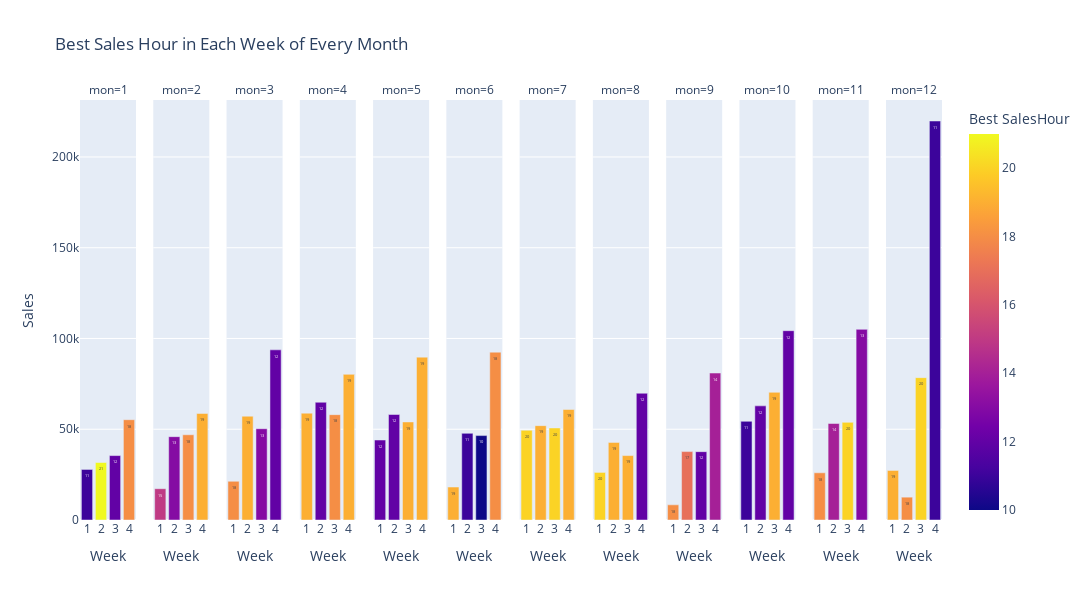

The notebook cell saved with this chart:
### Markdown cell above
##### Timeline of Day of the Week vs. Revenue

### Code cell
# Convert Week_of_Year into Week_of_Month (forcing a max of 4 weeks)
df['Week_of_Month'] = df.groupby(['Year', 'mon'])['Week_of_Year'].rank(method='dense').astype(int)

# If a month has a 5th week, merge it into the 4th week
df.loc[df['Week_of_Month'] > 4, 'Week_of_Month'] = 4  

# Group by Month, Week of Month, and Day of Week to get total Revenue (everyday sales calculation)
weekly_sales = df.groupby(['mon', 'Week_of_Month', 'Hour'], as_index=False)['Revenue'].sum()

# Find the Best Sales Day per Week (Day with highest revenue in each week)
best_sales_per_week = weekly_sales.loc[weekly_sales.groupby(['mon', 'Week_of_Month'])['Revenue'].idxmax()]
print(best_sales_per_week.head(15))

# Create a Bar Chart in Plotly
fig = px.bar(best_sales_per_week,x="Week_of_Month",y="Revenue",color="Hour",facet_col='mon',title="Best Sales Hour in Each Week of Every Month",
    labels={"Week_of_Month": "Week ", "Revenue": "Sales", "Hour": "Best SalesHour"},text="Hour",height=600,width=1100)
fig.show()

### Figure 1 — Plotly figure (JSON) as saved in the notebook; plotly's stock layout.template omitted (floating-point values rounded to 4 significant figures)
{"data": [{"alignmentgroup": "True", "hovertemplate": "mon=1<br>Week =%{x}<br>Sales=%{y}<br>Best SalesHour=%{marker.color}<extra></extra>", "legendgroup": "", "marker": {"color": [11, 21, 12, 18], "coloraxis": "coloraxis", "pattern": {"shape": ""}}, "name": "", "offsetgroup": "", "orientation": "v", "showlegend": false, "text": [11, 21, 12, 18], "textposition": "auto", "type": "bar", "x": [1, 2, 3, 4], "xaxis": "x", "y": [27850.0, 31670.0, 35480.0, 55260.0], "yaxis": "y"}, {"alignmentgroup": "True", "hovertemplate": "mon=2<br>Week =%{x}<br>Sales=%{y}<br>Best SalesHour=%{marker.color}<extra></extra>", "legendgroup": "", "marker": {"color": [15, 13, 18, 19], "coloraxis": "coloraxis", "pattern": {"shape": ""}}, "name": "", "offsetgroup": "", "orientation": "v", "showlegend": false, "text": [15, 13, 18, 19], "textposition": "auto", "type": "bar", "x": [1, 2, 3, 4], "xaxis": "x2", "y": [17240.0, 45910.0, 46940.0, 58690.0], "yaxis": "y2"}, {"alignmentgroup": "True", "hovertemplate": "mon=3<br>Week =%{x}<br>Sales=%{y}<br>Best SalesHour=%{marker.color}<extra></extra>", "legendgroup": "", "marker": {"color": [18, 19, 13, 12], "coloraxis": "coloraxis", "pattern": {"shape": ""}}, "name": "", "offsetgroup": "", "orientation": "v", "showlegend": false, "text": [18, 19, 13, 12], "textposition": "auto", "type": "bar", "x": [1, 2, 3, 4], "xaxis": "x3", "y": [21320.0, 57190.0, 50280.0, 93740.0], "yaxis": "y3"}, {"alignmentgroup": "True", "hovertemplate": "mon=4<br>Week =%{x}<br>Sales=%{y}<br>Best SalesHour=%{marker.color}<extra></extra>", "legendgroup": "", "marker": {"color": [19, 12, 18, 19], "coloraxis": "coloraxis", "pattern": {"shape": ""}}, "name": "", "offsetgroup": "", "orientation": "v", "showlegend": false, "text": [19, 12, 18, 19], "textposition": "auto", "type": "bar", "x": [1, 2, 3, 4], "xaxis": "x4", "y": [58860.0, 64870.0, 58030.0, 80230.0], "yaxis": "y4"}, {"alignmentgroup": "True", "hovertemplate": "mon=5<br>Week =%{x}<br>Sales=%{y}<br>Best SalesHour=%{marker.color}<extra></extra>", "legendgroup": "", "marker": {"color": [12, 12, 19, 19], "coloraxis": "coloraxis", "pattern": {"shape": ""}}, "name": "", "offsetgroup": "", "orientation": "v", "showlegend": false, "text": [12, 12, 19, 19], "textposition": "auto", "type": "bar", "x": [1, 2, 3, 4], "xaxis": "x5", "y": [44060.0, 58120.0, 54010.0, 89720.0], "yaxis": "y5"}, {"alignmentgroup": "True", "hovertemplate": "mon=6<br>Week =%{x}<br>Sales=%{y}<br>Best SalesHour=%{marker.color}<extra></extra>", "legendgroup": "", "marker": {"color": [19, 11, 10, 18], "coloraxis": "coloraxis", "pattern": {"shape": ""}}, "name": "", "offsetgroup": "", "orientation": "v", "showlegend": false, "text": [19, 11, 10, 18], "textposition": "auto", "type": "bar", "x": [1, 2, 3, 4], "xaxis": "x6", "y": [18160.0, 47750.0, 46500.0, 92450.0], "yaxis": "y6"}, {"alignmentgroup": "True", "hovertemplate": "mon=7<br>Week =%{x}<br>Sales=%{y}<br>Best SalesHour=%{marker.color}<extra></extra>", "legendgroup": "", "marker": {"color": [20, 19, 20, 19], "coloraxis": "coloraxis", "pattern": {"shape": ""}}, "name": "", "offsetgroup": "", "orientation": "v", "showlegend": false, "text": [20, 19, 20, 19], "textposition": "auto", "type": "bar", "x": [1, 2, 3, 4], "xaxis": "x7", "y": [49450.0, 51970.0, 50710.0, 60870.0], "yaxis": "y7"}, {"alignmentgroup": "True", "hovertemplate": "mon=8<br>Week =%{x}<br>Sales=%{y}<br>Best SalesHour=%{marker.color}<extra></extra>", "legendgroup": "", "marker": {"color": [20, 19, 19, 12], "coloraxis": "coloraxis", "pattern": {"shape": ""}}, "name": "", "offsetgroup": "", "orientation": "v", "showlegend": false, "text": [20, 19, 19, 12], "textposition": "auto", "type": "bar", "x": [1, 2, 3, 4], "xaxis": "x8", "y": [26210.0, 42720.0, 35490.0, 69830.0], "yaxis": "y8"}, {"alignmentgroup": "True", "hovertemplate": "mon=9<br>Week =%{x}<br>Sales=%{y}<br>Best SalesHour=%{marker.color}<extra></extra>", "legendgroup": "", "marker": {"color": [18, 17, 12, 14], "coloraxis": "coloraxis", "pattern": {"shape": ""}}, "name": "", "offsetgroup": "", "orientation": "v", "showlegend": false, "text": [18, 17, 12, 14], "textposition": "auto", "type": "bar", "x": [1, 2, 3, 4], "xaxis": "x9", "y": [8358.0, 37680.0, 37650.0, 80960.0], "yaxis": "y9"}, {"alignmentgroup": "True", "hovertemplate": "mon=10<br>Week =%{x}<br>Sales=%{y}<br>Best SalesHour=%{marker.color}<extra></extra>", "legendgroup": "", "marker": {"color": [11, 12, 19, 12], "coloraxis": "coloraxis", "pattern": {"shape": ""}}, "name": "", "offsetgroup": "", "orientation": "v", "showlegend": false, "text": [11, 12, 19, 12], "textposition": "auto", "type": "bar", "x": [1, 2, 3, 4], "xaxis": "x10", "y": [54370.0, 62870.0, 70350.0, 104300.0], "yaxis": "y10"}, {"alignmentgroup": "True", "hovertemplate": "mon=11<br>Week =%{x}<br>Sales=%{y}<br>Best SalesHour=%{marker.color}<extra></extra>", "legendgroup": "", "marker": {"color": [18, 14, 20, 13], "coloraxis": "coloraxis", "pattern": {"shape": ""}}, "name": "", "offsetgroup": "", "orientation": "v", "showlegend": false, "text": [18, 14, 20, 13], "textposition": "auto", "type": "bar", "x": [1, 2, 3, 4], "xaxis": "x11", "y": [26000.0, 53170.0, 53780.0, 105000.0], "yaxis": "y11"}, {"alignmentgroup": "True", "hovertemplate": "mon=12<br>Week =%{x}<br>Sales=%{y}<br>Best SalesHour=%{marker.color}<extra></extra>", "legendgroup": "", "marker": {"color": [19, 18, 20, 11], "coloraxis": "coloraxis", "pattern": {"shape": ""}}, "name": "", "offsetgroup": "", "orientation": "v", "showlegend": false, "text": [19, 18, 20, 11], "textposition": "auto", "type": "bar", "x": [1, 2, 3, 4], "xaxis": "x12", "y": [27290.0, 12590.0, 78430.0, 219800.0], "yaxis": "y12"}], "layout": {"annotations": [{"font": {}, "showarrow": false, "text": "mon=1", "x": 0.0325, "xanchor": "center", "xref": "paper", "y": 1, "yanchor": "bottom", "yref": "paper"}, {"font": {}, "showarrow": false, "text": "mon=2", "x": 0.1175, "xanchor": "center", "xref": "paper", "y": 1, "yanchor": "bottom", "yref": "paper"}, {"font": {}, "showarrow": false, "text": "mon=3", "x": 0.2025, "xanchor": "center", "xref": "paper", "y": 1, "yanchor": "bottom", "yref": "paper"}, {"font": {}, "showarrow": false, "text": "mon=4", "x": 0.2875, "xanchor": "center", "xref": "paper", "y": 1, "yanchor": "bottom", "yref": "paper"}, {"font": {}, "showarrow": false, "text": "mon=5", "x": 0.3725, "xanchor": "center", "xref": "paper", "y": 1, "yanchor": "bottom", "yref": "paper"}, {"font": {}, "showarrow": false, "text": "mon=6", "x": 0.4575, "xanchor": "center", "xref": "paper", "y": 1, "yanchor": "bottom", "yref": "paper"}, {"font": {}, "showarrow": false, "text": "mon=7", "x": 0.5425, "xanchor": "center", "xref": "paper", "y": 1, "yanchor": "bottom", "yref": "paper"}, {"font": {}, "showarrow": false, "text": "mon=8", "x": 0.6275, "xanchor": "center", "xref": "paper", "y": 1, "yanchor": "bottom", "yref": "paper"}, {"font": {}, "showarrow": false, "text": "mon=9", "x": 0.7125, "xanchor": "center", "xref": "paper", "y": 1, "yanchor": "bottom", "yref": "paper"}, {"font": {}, "showarrow": false, "text": "mon=10", "x": 0.7975, "xanchor": "center", "xref": "paper", "y": 1, "yanchor": "bottom", "yref": "paper"}, {"font": {}, "showarrow": false, "text": "mon=11", "x": 0.8825, "xanchor": "center", "xref": "paper", "y": 1, "yanchor": "bottom", "yref": "paper"}, {"font": {}, "showarrow": false, "text": "mon=12", "x": 0.9675, "xanchor": "center", "xref": "paper", "y": 1, "yanchor": "bottom", "yref": "paper"}], "barmode": "relative", "coloraxis": {"colorbar": {"title": {"text": "Best SalesHour"}}, "colorscale": [[0, "#0d0887"], [0.1111, "#46039f"], [0.2222, "#7201a8"], [0.3333, "#9c179e"], [0.4444, "#bd3786"], [0.5556, "#d8576b"], [0.6667, "#ed7953"], [0.7778, "#fb9f3a"], [0.8889, "#fdca26"], [1, "#f0f921"]]}, "height": 600, "legend": {"tracegroupgap": 0}, "title": {"text": "Best Sales Hour in Each Week of Every Month"}, "width": 1100, "xaxis": {"anchor": "y", "autorange": true, "domain": [0, 0.065], "range": [0.5, 4.5], "title": {"text": "Week "}, "type": "linear"}, "xaxis10": {"anchor": "y10", "autorange": true, "domain": [0.765, 0.83], "matches": "x", "range": [0.5, 4.5], "title": {"text": "Week "}, "type": "linear"}, "xaxis11": {"anchor": "y11", "autorange": true, "domain": [0.85, 0.915], "matches": "x", "range": [0.5, 4.5], "title": {"text": "Week "}, "type": "linear"}, "xaxis12": {"anchor": "y12", "autorange": true, "domain": [0.935, 1], "matches": "x", "range": [0.5, 4.5], "title": {"text": "Week "}, "type": "linear"}, "xaxis2": {"anchor": "y2", "autorange": true, "domain": [0.085, 0.15], "matches": "x", "range": [0.5, 4.5], "title": {"text": "Week "}, "type": "linear"}, "xaxis3": {"anchor": "y3", "autorange": true, "domain": [0.17, 0.235], "matches": "x", "range": [0.5, 4.5], "title": {"text": "Week "}, "type": "linear"}, "xaxis4": {"anchor": "y4", "autorange": true, "domain": [0.255, 0.32], "matches": "x", "range": [0.5, 4.5], "title": {"text": "Week "}, "type": "linear"}, "xaxis5": {"anchor": "y5", "autorange": true, "domain": [0.34, 0.405], "matches": "x", "range": [0.5, 4.5], "title": {"text": "Week "}, "type": "linear"}, "xaxis6": {"anchor": "y6", "autorange": true, "domain": [0.425, 0.49], "matches": "x", "range": [0.5, 4.5], "title": {"text": "Week "}, "type": "linear"}, "xaxis7": {"anchor": "y7", "autorange": true, "domain": [0.51, 0.575], "matches": "x", "range": [0.5, 4.5], "title": {"text": "Week "}, "type": "linear"}, "xaxis8": {"anchor": "y8", "autorange": true, "domain": [0.595, 0.66], "matches": "x", "range": [0.5, 4.5], "title": {"text": "Week "}, "type": "linear"}, "xaxis9": {"anchor": "y9", "autorange": true, "domain": [0.68, 0.745], "matches": "x", "range": [0.5, 4.5], "title": {"text": "Week "}, "type": "linear"}, "yaxis": {"anchor": "x", "autorange": true, "domain": [0, 1], "range": [0, 231400.0], "title": {"text": "Sales"}, "type": "linear"}, "yaxis10": {"anchor": "x10", "autorange": true, "domain": [0, 1], "matches": "y", "range": [0, 231400.0], "showticklabels": false, "type": "linear"}, "yaxis11": {"anchor": "x11", "autorange": true, "domain": [0, 1], "matches": "y", "range": [0, 231400.0], "showticklabels": false, "type": "linear"}, "yaxis12": {"anchor": "x12", "autorange": true, "domain": [0, 1], "matches": "y", "range": [0, 231400.0], "showticklabels": false, "type": "linear"}, "yaxis2": {"anchor": "x2", "autorange": true, "domain": [0, 1], "matches": "y", "range": [0, 231400.0], "showticklabels": false, "type": "linear"}, "yaxis3": {"anchor": "x3", "autorange": true, "domain": [0, 1], "matches": "y", "range": [0, 231400.0], "showticklabels": false, "type": "linear"}, "yaxis4": {"anchor": "x4", "autorange": true, "domain": [0, 1], "matches": "y", "range": [0, 231400.0], "showticklabels": false, "type": "linear"}, "yaxis5": {"anchor": "x5", "autorange": true, "domain": [0, 1], "matches": "y", "range": [0, 231400.0], "showticklabels": false, "type": "linear"}, "yaxis6": {"anchor": "x6", "autorange": true, "domain": [0, 1], "matches": "y", "range": [0, 231400.0], "showticklabels": false, "type": "linear"}, "yaxis7": {"anchor": "x7", "autorange": true, "domain": [0, 1], "matches": "y", "range": [0, 231400.0], "showticklabels": false, "type": "linear"}, "yaxis8": {"anchor": "x8", "autorange": true, "domain": [0, 1], "matches": "y", "range": [0, 231400.0], "showticklabels": false, "type": "linear"}, "yaxis9": {"anchor": "x9", "autorange": true, "domain": [0, 1], "matches": "y", "range": [0, 231400.0], "showticklabels": false, "type": "linear"}}}
